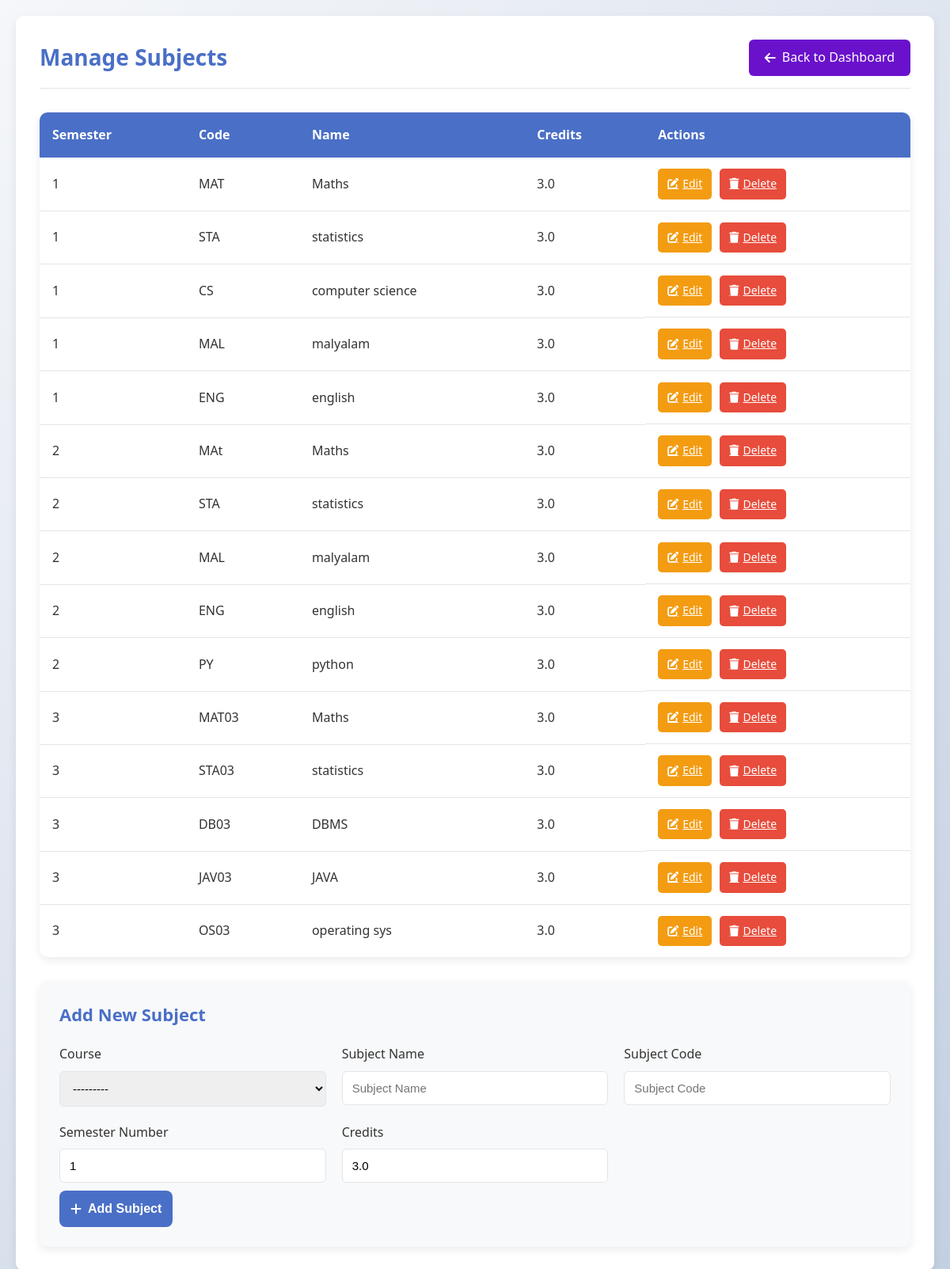
Screenshot of /teacher/manage-subjects/ (signed in) with the database file from the repository.
### results/models.py (models this page shows, shortened)
class Subject(models.Model):
    COURSE_CHOICES = [
        ("Computer Science", "Computer Science"),
        ("Business Administration", "Business Administration"),
        ("Engineering", "Engineering"),
        ("Medicine", "Medicine"),
        ("Law", "Law"),
    ]
    course = models.CharField(max_length=50, choices=COURSE_CHOICES)
    name = models.CharField(max_length=100)
    code = models.CharField(max_length=20)
    semester_number = models.IntegerField(default=1)
    credits = models.FloatField(default=3.0)

### results/views.py (the view)
# urls.py: path("teacher/manage-subjects/", views.manage_subjects, name="manage_subjects"),
@login_required(login_url='teacher_login')
@user_passes_test(lambda u: u.is_staff or u.is_superuser)
def manage_subjects(request):
    subjects = Subject.objects.all().order_by("course", "semester_number")
    if request.method == "POST":
        form = SubjectForm(request.POST)
        if form.is_valid():
            form.save()
            return redirect("manage_subjects")
    else:
        form = SubjectForm()
    return render(request, "manage_subjects.html", {"subjects": subjects, "form": form})

### results/forms.py
class SubjectForm(forms.ModelForm):
    class Meta:
        model = Subject
        fields = ["course", "name", "code", "semester_number", "credits"]
        widgets = {
            "course": forms.Select(attrs={"class": "form-control"}),
            "name": forms.TextInput(attrs={"class": "form-control", "placeholder": "Subject Name"}),
            "code": forms.TextInput(attrs={"class": "form-control", "placeholder": "Subject Code"}),
            "semester_number": forms.NumberInput(attrs={"class": "form-control", "min": 1}),
            "credits": forms.NumberInput(attrs={"class": "form-control", "min": 0.5, "step": 0.5}),
        }

### templates/manage_subjects.html (shortened to what this page needs)
<!DOCTYPE html>
<html lang="en">
<head>
<link rel="stylesheet" href="https://cdnjs.cloudflare.com/ajax/libs/font-awesome/6.4.0/css/all.min.css">
</head>
<body>
<div class="container">
    <div class="page-header">
        <h1>Manage Subjects</h1>
        <a href="{% url 'teacher_dashboard' %}" class="back-btn">
            <i class="fas fa-arrow-left"></i> Back to Dashboard
        </a>
    </div>
    <div class="table-container">
        <table class="subjects-table">
            <thead>
                <tr>
                    <th>Semester</th>
                    <th>Code</th>
                    <th>Name</th>
                    <th>Credits</th>
                    <th>Actions</th>
                </tr>
            </thead>
            <tbody>
                {% for subject in subjects %}
                <tr>
                    <td>{{ subject.semester_number }}</td>
                    <td>{{ subject.code }}</td>
                    <td>{{ subject.name }}</td>
                    <td>{{ subject.credits }}</td>
                    <td class="action-cell">
                        <a href="{% url 'edit_subject' subject.id %}" class="action-btn edit-btn">
                            <i class="fas fa-edit"></i> Edit
                        </a>
                        <a href="{% url 'delete_subject' subject.id %}" class="action-btn delete-btn">
                            <i class="fas fa-trash"></i> Delete
                        </a>
                    </td>
                </tr>
                {% endfor %}
            </tbody>
        </table>
    </div>
    <div class="form-section">
        <h2>Add New Subject</h2>
        <form method="POST">
            <div class="form-grid">
                <div class="form-group">
                    <label for="id_course">Course</label>
                    {{ form.course }}
                </div>
                <div class="form-group">
                    <label for="id_name">Subject Name</label>
                    {{ form.name }}
                </div>
                <div class="form-group">
                    <label for="id_code">Subject Code</label>
                    {{ form.code }}
                </div>
                <div class="form-group">
                    <label for="id_semester_number">Semester Number</label>
                    {{ form.semester_number }}
                </div>
                <div class="form-group">
                    <label for="id_credits">Credits</label>
                    {{ form.credits }}
                </div>
            </div>
            <button type="submit" class="submit-btn">
                <i class="fas fa-plus"></i> Add Subject
            </button>
        </form>
    </div>
</div>
</body>
</html>

### templates/manage_subjects.html (style rules this page uses)
:root { --primary: #4a6fc7; --primary-dark: #3b5cad; --secondary: #6a11cb; --accent: #f39c12; --danger: #e74c3c; --light-bg: #f8f9fa; --border: #e1e5eb; --text: #333; --text-light: #6c757d; --shadow: 0 4px 12px rgba(0, 0, 0, 0.08); --radius: 10px; }
* { box-sizing: border-box; margin: 0; padding: 0; }
body { font-family: 'Segoe UI', Tahoma, Geneva, Verdana, sans-serif; background: linear-gradient(135deg, #f5f7fa 0%, #c3cfe2 100%); color: var(--text); line-height: 1.6; padding: 20px; min-height: 100vh; }
.container { max-width: 1200px; margin: 0 auto; background: white; padding: 30px; border-radius: var(--radius); box-shadow: var(--shadow); }
.page-header { display: flex; justify-content: space-between; align-items: center; margin-bottom: 30px; padding-bottom: 15px; border-bottom: 1px solid var(--border); }
h1 { color: var(--primary); font-weight: 600; font-size: 28px; }
.back-btn { display: inline-flex; align-items: center; gap: 8px; padding: 10px 20px; background: var(--secondary); color: white; text-decoration: none; border-radius: 6px; transition: all 0.3s ease; font-weight: 500; }
.table-container { background: white; border-radius: var(--radius); overflow: hidden; box-shadow: var(--shadow); margin-bottom: 30px; }
.subjects-table { width: 100%; border-collapse: collapse; }
.subjects-table th { background: var(--primary); color: white; padding: 16px; text-align: left; font-weight: 600; }
.subjects-table td { padding: 14px 16px; border-bottom: 1px solid var(--border); }
.subjects-table tr:last-child td { border-bottom: none; }
.action-cell { display: flex; gap: 10px; }
.action-btn { padding: 8px 12px; border: none; border-radius: 5px; cursor: pointer; font-size: 14px; font-weight: 500; transition: all 0.2s ease; display: inline-flex; align-items: center; gap: 5px; }
.edit-btn { background: var(--accent); color: white; }
.delete-btn { background: var(--danger); color: white; }
.form-section { background: var(--light-bg); padding: 25px; border-radius: var(--radius); box-shadow: var(--shadow); }
.form-section h2 { margin-bottom: 20px; color: var(--primary); font-size: 22px; font-weight: 600; }
.form-grid { display: grid; grid-template-columns: repeat(auto-fit, minmax(250px, 1fr)); gap: 20px; }
.form-group { margin-bottom: 0; }
.form-group label { display: block; margin-bottom: 8px; font-weight: 500; color: var(--text); }
.form-group input, .form-group select { width: 100%; padding: 12px; border: 1px solid var(--border); border-radius: 6px; font-size: 15px; transition: border 0.3s ease; }
.submit-btn { grid-column: 1 / -1; padding: 14px; background: var(--primary); color: white; border: none; border-radius: 8px; font-size: 16px; font-weight: 600; cursor: pointer; transition: all 0.3s ease; display: flex; align-items: center; justify-content: center; gap: 8px; margin-top: 10px; }

### rows the page displays
Subject: semester_number "1", code "MAT", name "Maths", credits "3.0"
Subject: semester_number "1", code "STA", name "statistics", credits "3.0"
Subject: semester_number "1", code "CS", name "computer science", credits "3.0"
Subject: semester_number "1", code "MAL", name "malyalam", credits "3.0"
Subject: semester_number "1", code "ENG", name "english", credits "3.0"
Subject: semester_number "2", code "MAt", name "Maths", credits "3.0"
Subject: semester_number "2", code "STA", name "statistics", credits "3.0"
Subject: semester_number "2", code "MAL", name "malyalam", credits "3.0"
Subject: semester_number "2", code "ENG", name "english", credits "3.0"
Subject: semester_number "2", code "PY", name "python", credits "3.0"
Subject: semester_number "3", code "MAT03", name "Maths", credits "3.0"
Subject: semester_number "3", code "STA03", name "statistics", credits "3.0"
Subject: semester_number "3", code "DB03", name "DBMS", credits "3.0"
Subject: semester_number "3", code "JAV03", name "JAVA", credits "3.0"
Subject: semester_number "3", code "OS03", name "operating sys", credits "3.0"
